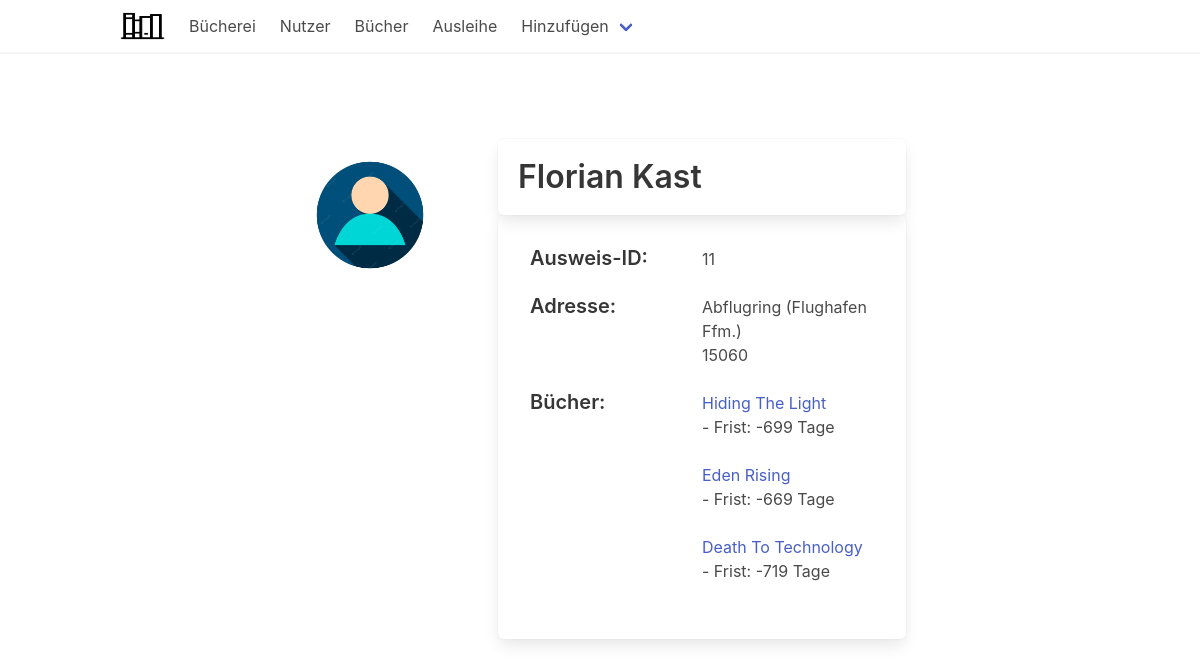
Page /nutzer/11/ on the committed database.
### buecherei/models.py (models this page shows, shortened)
class Bibliotheksbenutzer(models.Model):
    name = models.CharField(max_length=64)
    nachname = models.CharField(max_length=64)
    strasse = models.CharField(max_length=64)
    plz = models.IntegerField()
    class Meta:
        verbose_name_plural = "Bibliotheksbenutzer"

class Ausleihe(models.Model):
    buchID = models.ForeignKey(Buch,on_delete=models.CASCADE)
    bibliotheksbenutzerID = models.ForeignKey(Bibliotheksbenutzer, on_delete=models.CASCADE)
    frist = models.IntegerField(default="30", verbose_name="Penis", null=True)
    verbleibend = models.IntegerField(null=True)
    ausleihdatum = models.DateField(auto_now_add=True)
    rueckgabedatum = models.DateField(null=True, blank=True)
    class Meta:
        verbose_name_plural = "Ausleihe"

class Buch(models.Model):
    isbn = models.IntegerField()
    verlag = models.ForeignKey(Verlag, on_delete=models.CASCADE, related_name="verlag")
    titel = models.CharField(max_length=64)
    genre = models.CharField(max_length=64)
    jahr = models.IntegerField()
    autor = models.ManyToManyField(Autor)
    ausgeliehen = models.BooleanField(default=False)
    def __str__(self):
        return f"{self.titel}"
    class Meta:
        verbose_name_plural = "Bücher"

### buecherei/views.py (the view)
# urls.py: path('nutzer/<int:id>/', views.nutzer_detail, name='nutzer_detail'),
def nutzer_detail(request, id):
    nutzer = Bibliotheksbenutzer.objects.get(id=id)
    ansicht = "nutzer"
    buch = Ausleihe.objects.filter(bibliotheksbenutzerID=nutzer)
    frist = []
    for x in buch:
        if x.rueckgabedatum == None:
            remaining = (x.ausleihdatum - date.today()).days + x.frist
            frist.append(f"{remaining} Tage")
        else:
            frist.append("Rückgabe erfolgt.")
    buecher = zip(buch, frist)
    return render(request, 'detail_view.html', {
        "nutzer": nutzer,
        'ansicht': ansicht,
        'buecher': buecher,
    })

### templates/detail_view.html (shortened to what this page needs)
{% extends "base.html" %}
{% block content %}
    <br>
    <br>
    <br>
<div class="columns is-centered">
    <div class="column is-2">
        <figure class="image is-128x128">
            {% load static %}
            {% if ansicht == "buch" %}
                <img class="detail__img" src="{% static 'img/buch.png' %}" alt="My image">
            {% elif ansicht == "autor" %}
                <img class="detail__img" src="{% static 'img/nutzer.png' %}" alt="My image">
            {% elif ansicht == "nutzer" %}
                <img class="detail__img" src="{% static 'img/nutzer.png' %}" alt="My image">
            {% endif %}
        </figure>
    </div>
    <div class="column is-4">
    {% if ansicht == "buch" %}
        <article class="tile is-ancestor">
            <article class="tile box">
                <h1 class="title">{{ buch.titel }}</h1>
            </article>
        </article>
        <div class="tile is-ancestor box is-vertical">
            <div class="tile is-parent">
                <div class="tile is-child">
                    <h3 class="title is-5">ISBN:</h3>
                </div>
                <div class="tile is-child">
                    <h4>{{ buch.isbn }}</h4>
                </div>
            </div>
            <div class="tile is-parent">
                <div class="tile is-child">
                    <h3 class="title is-5">Autor:</h3>
                </div>
                <div class="tile is-child">
                    <a href="{% url "autor_detail" autor.id %}"><h4>{{ autor.vorname }} {{ autor.nachname }}</h4></a>
                </div>
            </div>
            <div class="tile is-parent">
                <div class="tile is-child">
                    <h3 class="title is-5">Jahr:</h3>
                </div>
                <div class="tile is-child">
                    <h4>{{ buch.jahr }}</h4>
                </div>
            </div>
            <div class="tile is-parent">
                <div class="tile is-child">
                    <h3 class="title is-5">Genre:</h3>
                </div>
                <div class="tile is-child">
                    <h4>{{ buch.genre }}</h4>
                </div>
            </div>
            <div class="tile is-parent">
                <div class="tile is-child">
                    <h3 class="title is-5">Verlag:</h3>
                </div>
                <div class="tile is-child">
                    <a href="{% url 'verlag' buch.verlag_id %}">{{ buch.verlag }}</a>
                </div>
            </div>
            <div class="tile is-parent">
                <div class="tile is-child">
                    <h3 class="title is-5">Zusammenfassung:</h3>
                </div>
            </div>
            <div class="tile is-parent">
                <article class="tile is-child">
                    <p>
                        Lorem ipsum dolor sit amet, consectetur adipiscing elit.
                        Curabitur laoreet vehicula turpis, sodales elementum tortor rutrum vitae.
                        Proin faucibus venenatis turpis ut euismod.
                        Class aptent taciti sociosqu ad litora torquent per conubia nostra, per inceptos himenaeos.
                        Etiam id dolor vitae velit maximus pretium. Cras semper odio sed dui convallis,
                        non pellentesque felis blandit. Maecenas viverra mollis nibh. Aenean quis rutrum risus.
                        Nulla rhoncus neque ligula. Suspendisse at enim odio. Nunc non molestie mi, et viverra ex.
                        Pellentesque sit amet ullamcorper libero. Etiam eget eros vestibulum nisl iaculis
                        tincidunt. Nam dictum aliquam mauris, vel posuere orci condimentum sit amet. Vivamus
                        ac viverra erat.
                    </p>
                </article>
            </div>
        </div>
    {% elif ansicht == "nutzer" %}
        <div class="tile is-ancestor">
            <article class="tile box">
                <h1 class="title">{{ nutzer.name }} {{ nutzer.nachname }}</h1>
            </article>
        </div>
        <div class="tile is-ancestor box is-vertical">
            <div class="tile is-parent">
                <div class="tile is-child">
                    <h3 class="title is-5">Ausweis-ID:</h3>
                </div>
                <div class="tile is-child">
                    <h4>{{ nutzer.id }}</h4>
                </div>
            </div>
            <div class="tile is-parent">
                <div class="tile is-child">
                    <h3 class="title is-5">Adresse:</h3>
                </div>
                <div class="tile is-child">
                    <h4>{{ nutzer.strasse }}</h4>
                    <h4>{{ nutzer.plz }}</h4>
                </div>
            </div>
            <div class="tile is-parent">
                <div class="tile is-child">
                    <h3 class="title is-5">Bücher:</h3>
                </div>
                <div class="tile is-child">
                    {% for buch, frist in buecher %}
                        <a href="{% url "buch_detail" buch.buchID.id %}"><h4>{{ buch.buchID }}</h4></a>
                        <h4> - Frist: {{ frist }}</h4>
                        <br>
                    {% endfor %}
                </div>
            </div>
        </div>
    </div>
</div>
        {% endif %}
{% endblock %}

### buecherei/static/css/style.css (style rules this page uses)
.detail__img { max-width: 100%; }
a:link { text-decoration: none; }

### rows in the picture
Bibliotheksbenutzer: name "Florian", nachname "Kast", id "11", strasse "Abflugring (Flughafen Ffm.)", plz "15060"
Ausleihe: buchID "Hiding The Light", frist "-699 Tage"
Ausleihe: buchID "Eden Rising", frist "-669 Tage"
Ausleihe: buchID "Death To Technology", frist "-719 Tage"
